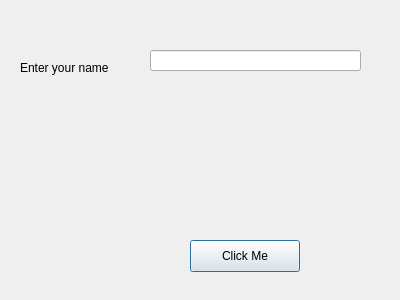
<?xml version="1.0" encoding="UTF-8"?>
<ui version="4.0">
 <class>Dialog</class>
 <widget class="QDialog" name="Dialog">
  <property name="geometry">
   <rect>
    <x>0</x>
    <y>0</y>
    <width>400</width>
    <height>300</height>
   </rect>
  </property>
  <property name="windowTitle">
   <string>Dialog</string>
  </property>
  <widget class="QLabel" name="labelEnterName">
   <property name="geometry">
    <rect>
     <x>20</x>
     <y>60</y>
     <width>101</width>
     <height>16</height>
    </rect>
   </property>
   <property name="text">
    <string>Enter your name</string>
   </property>
  </widget>
  <widget class="QLabel" name="labelMessage">
   <property name="geometry">
    <rect>
     <x>130</x>
     <y>145</y>
     <width>131</width>
     <height>21</height>
    </rect>
   </property>
   <property name="text">
    <string/>
   </property>
  </widget>
  <widget class="QPushButton" name="clickMeButton">
   <property name="geometry">
    <rect>
     <x>190</x>
     <y>240</y>
     <width>110</width>
     <height>32</height>
    </rect>
   </property>
   <property name="text">
    <string>Click Me</string>
   </property>
  </widget>
  <widget class="QLineEdit" name="lineUserName">
   <property name="geometry">
    <rect>
     <x>150</x>
     <y>50</y>
     <width>211</width>
     <height>21</height>
    </rect>
   </property>
  </widget>
 </widget>
 <resources/>
 <connections/>
</ui>
